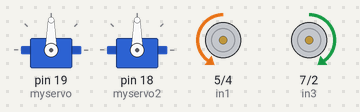
This sketch was run on a simulated Arduino Uno, built with avr-gcc and run on an emulated ATmega328P. Shown: 2 × servo, motor-driver pin pairs drawn as motors (green arrow = first pin HIGH = forward, orange = second pin HIGH = backward, longer = more drive, scaled by the enable pin). No radio packets arrive unless stated; what the sketch prints to the serial monitor is not drawn.

Above: at 0.3 s.
Timing chart, 0 to 1.8 s (numbered marks = the images above):
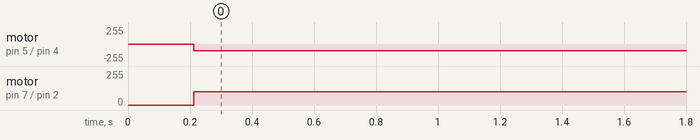

Measured:
- by itself, motor on pin 5 (in1) / pin 4 (in2): stopped → backward 100/255 at 0.21 s
- by itself, motor on pin 7 (in3) / pin 2 (in4): stopped → forward 100/255 at 0.21 s

The sketch:

nrf_reciever.ino
```cpp
/*  Receiver Code
*   Code to receive data from RF24L01+ and use it to control a servo */

#include <Servo.h>
#include <SPI.h>
#include <RF24.h>

//Radio Configuration

bool radioNumber=0;
RF24 radio(9,10);
byte addresses[][6] = {"Node1","Node2"};
bool role = 0;  //Control transmit/receive

// Create variables to control servo value
struct test{
   int flex1 ;             //Create struct and create variable with that data-type
   int flex2 ;
   int flex3 ;
   int flex4 ;
} go;


Servo myservo;  // create servo object to control a servo
// twelve servo objects can be created on most boards
Servo myservo2;
Servo myservo3;


int pos = 0;    // variable to store the servo position

int enA = 6;
int in1 = 5;
int in2 = 4;
// motor two
int enB = 3;
int in3 = 7;
int in4 = 2;
//
//unsigned int flex1;
//unsigned int flex2;
//unsigned int flex3;
//unsigned int flex4;// Expected range 0 - 180 degrees

/*-----( Declare Variables )-----*/
int Array[6];  // 2 element array holding Joystick readings

void setup()   /****** SETUP: RUNS ONCE ******/
{
  myservo.attach(17);  // attaches the servo on pin 9 to the servo object
  myservo2.attach(18);
  myservo.attach(19);

//  pinMode(17, OUTPUT);
//  pinMode(18, OUTPUT);
//  pinMode(19, OUTPUT);

  pinMode(enA, OUTPUT);
  pinMode(enB, OUTPUT);
  pinMode(in1, OUTPUT);
  pinMode(in2, OUTPUT);
  pinMode(in3, OUTPUT);
  pinMode(in4, OUTPUT);

  Serial.begin(9600);
  Serial.println("Nrf24L01 Receiver Starting");
  radio.begin();
  radio.setPALevel(RF24_PA_LOW);    // Set the power output to low
    radio.openWritingPipe(addresses[0]);
    radio.openReadingPipe(1,addresses[1]);
    radio.startListening();
}


void loop() {           //increase for debuggy, decrease to decrease jitter
    delay(200);               //increase for debuggy, decrease to decrease jitter
//    if(radio.available()){
//      Serial.println("Radio Available");
//        radio.read(&flex1,sizeof(flex1));
//        radio.read(&flex2,sizeof(flex2));
//        radio.read(&flex3,sizeof(flex3));
//        radio.read(&flex4,sizeof(flex4));
//        }
//     else {
//      Serial.println("No radio");
//     }
 if(radio.available()){
        radio.read(&go,sizeof(go));
        } else {

        }
int val1= map(go.flex1, 200, 600, 0, 90);
int val2= map(go.flex2, 200, 600, 0, 90);
int val3= map(go.flex3, 200, 600, 0, 90);
int val4= map(go.flex4, 180, 400, 0, 90);

    Serial.println(val1);
    Serial.println(val2 );
    Serial.println(val3 );
    Serial.println(val4 );


 //Drive forwards
   if(val1<=50 && val2<=50 && val3<=50 && val4<=50 ){
  analogWrite(enA, 100);
  digitalWrite(in1, LOW );
  digitalWrite(in2, HIGH);
  analogWrite(enB, 100);
  digitalWrite(in3, HIGH);
  digitalWrite(in4, LOW);
   }
   //Drive backwards
   else if(val1<=50 && val2>=50 && val3>=50 && val4>=50){
  analogWrite(enA, 100);
  digitalWrite(in1, HIGH);
  digitalWrite(in2, LOW);
  analogWrite(enB, 100);
  digitalWrite(in3, LOW);
  digitalWrite(in4, HIGH);
   }
  //
  else if (val1<=50 && val2<=50 && val3>=50 && val4>=50){
    for (pos = 0; pos <= 90; pos += 1) { // goes from 0 degrees to 180 degrees
    // in steps of 1 degree
    myservo.write(pos);              // tell servo to go to position in variable 'pos'
                           // waits 15ms for the servo to reach the position
  }
  }

   else if (val1<=50 && val2>=50 && val3<=50 && val4<=50){
    for (pos = 0; pos <= 90; pos += 1) { // goes from 0 degrees to 180 degrees
    // in steps of 1 degree
    myservo3.write(pos);              // tell servo to go to position in variable 'pos'
    delay(15);                       // waits 15ms for the servo to reach the position
   }
   }


    else if (val1>=50 && val2>=50 && val3>=50 && val4>=50){
  analogWrite(enA, 200);
  digitalWrite(in1, LOW);
  digitalWrite(in2, LOW);
  analogWrite(enB, 200);
  digitalWrite(in3, LOW);
  digitalWrite(in4, LOW);

   }

    }
```
